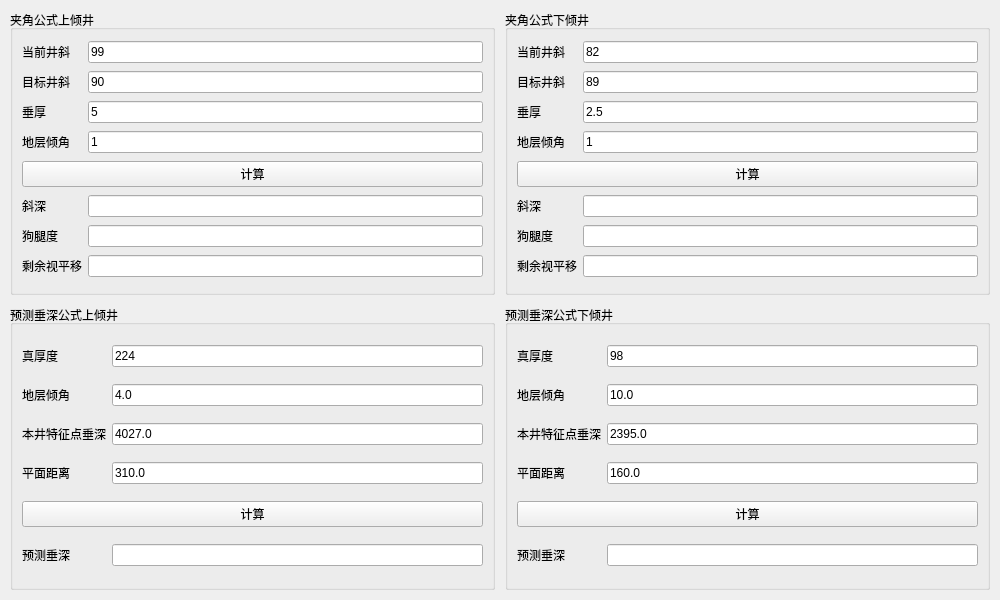
<?xml version="1.0" encoding="UTF-8"?>
<ui version="4.0">
 <class>MainWindow</class>
 <widget class="QMainWindow" name="MainWindow">
  <property name="geometry">
   <rect>
    <x>0</x>
    <y>0</y>
    <width>1000</width>
    <height>600</height>
   </rect>
  </property>
  <property name="minimumSize">
   <size>
    <width>800</width>
    <height>500</height>
   </size>
  </property>
  <property name="windowTitle">
   <string>地质导向计算器</string>
  </property>
  <widget class="QWidget" name="centralWidget">
   <layout class="QGridLayout" name="mainLayout">
    <property name="leftMargin"><number>10</number></property>
    <property name="topMargin"><number>10</number></property>
    <property name="rightMargin"><number>10</number></property>
    <property name="bottomMargin"><number>10</number></property>
    <property name="spacing"><number>10</number></property>
    <item row="0" column="0">
     <widget class="QGroupBox" name="angleUpGroup">
      <property name="title"><string>夹角公式上倾井</string></property>
      
      <layout class="QGridLayout" name="angleUpLayout">
       <item row="0" column="0"><widget class="QLabel" name="angleUpLabel1"><property name="text"><string>当前井斜</string></property></widget></item>
       <item row="0" column="1"><widget class="QLineEdit" name="angleUpCurrentIncl"><property name="text"><string>99</string></property></widget></item>
       <item row="1" column="0"><widget class="QLabel" name="angleUpLabel2"><property name="text"><string>目标井斜</string></property></widget></item>
       <item row="1" column="1"><widget class="QLineEdit" name="angleUpTargetIncl"><property name="text"><string>90</string></property></widget></item>
       <item row="2" column="0"><widget class="QLabel" name="angleUpLabel3"><property name="text"><string>垂厚</string></property></widget></item>
       <item row="2" column="1"><widget class="QLineEdit" name="angleUpVerticalThick"><property name="text"><string>5</string></property></widget></item>
       <item row="3" column="0"><widget class="QLabel" name="angleUpLabel4"><property name="text"><string>地层倾角</string></property></widget></item>
       <item row="3" column="1"><widget class="QLineEdit" name="angleUpFormationDip"><property name="text"><string>1</string></property></widget></item>
       <item row="4" column="0" colspan="2"><widget class="QPushButton" name="angleUpCalcBtn"><property name="text"><string>计算</string></property></widget></item>
       <item row="5" column="0"><widget class="QLabel" name="angleUpLabel5"><property name="text"><string>斜深</string></property></widget></item>
       <item row="5" column="1"><widget class="QLineEdit" name="angleUpMd"><property name="readOnly"><bool>true</bool></property></widget></item>
       <item row="6" column="0"><widget class="QLabel" name="angleUpLabel6"><property name="text"><string>狗腿度</string></property></widget></item>
       <item row="6" column="1"><widget class="QLineEdit" name="angleUpDogleg"><property name="readOnly"><bool>true</bool></property></widget></item>
       <item row="7" column="0"><widget class="QLabel" name="angleUpLabel7"><property name="text"><string>剩余视平移</string></property></widget></item>
       <item row="7" column="1"><widget class="QLineEdit" name="angleUpApparentShift"><property name="readOnly"><bool>true</bool></property></widget></item>
      </layout>
     </widget>
    </item>
    <item row="0" column="1">
     <widget class="QGroupBox" name="angleDownGroup">
      <property name="title"><string>夹角公式下倾井</string></property>
      
      <layout class="QGridLayout" name="angleDownLayout">
       <item row="0" column="0"><widget class="QLabel" name="angleDownLabel1"><property name="text"><string>当前井斜</string></property></widget></item>
       <item row="0" column="1"><widget class="QLineEdit" name="angleDownCurrentIncl"><property name="text"><string>82</string></property></widget></item>
       <item row="1" column="0"><widget class="QLabel" name="angleDownLabel2"><property name="text"><string>目标井斜</string></property></widget></item>
       <item row="1" column="1"><widget class="QLineEdit" name="angleDownTargetIncl"><property name="text"><string>89</string></property></widget></item>
       <item row="2" column="0"><widget class="QLabel" name="angleDownLabel3"><property name="text"><string>垂厚</string></property></widget></item>
       <item row="2" column="1"><widget class="QLineEdit" name="angleDownVerticalThick"><property name="text"><string>2.5</string></property></widget></item>
       <item row="3" column="0"><widget class="QLabel" name="angleDownLabel4"><property name="text"><string>地层倾角</string></property></widget></item>
       <item row="3" column="1"><widget class="QLineEdit" name="angleDownFormationDip"><property name="text"><string>1</string></property></widget></item>
       <item row="4" column="0" colspan="2"><widget class="QPushButton" name="angleDownCalcBtn"><property name="text"><string>计算</string></property></widget></item>
       <item row="5" column="0"><widget class="QLabel" name="angleDownLabel5"><property name="text"><string>斜深</string></property></widget></item>
       <item row="5" column="1"><widget class="QLineEdit" name="angleDownMd"><property name="readOnly"><bool>true</bool></property></widget></item>
       <item row="6" column="0"><widget class="QLabel" name="angleDownLabel6"><property name="text"><string>狗腿度</string></property></widget></item>
       <item row="6" column="1"><widget class="QLineEdit" name="angleDownDogleg"><property name="readOnly"><bool>true</bool></property></widget></item>
       <item row="7" column="0"><widget class="QLabel" name="angleDownLabel7"><property name="text"><string>剩余视平移</string></property></widget></item>
       <item row="7" column="1"><widget class="QLineEdit" name="angleDownApparentShift"><property name="readOnly"><bool>true</bool></property></widget></item>
      </layout>
     </widget>
    </item>
    <item row="1" column="0">
     <widget class="QGroupBox" name="aUpGroup">
      <property name="title"><string>预测垂深公式上倾井</string></property>
      
      <layout class="QGridLayout" name="aUpLayout">
       <item row="0" column="0"><widget class="QLabel" name="aUpLabel1"><property name="text"><string>真厚度</string></property></widget></item>
       <item row="0" column="1"><widget class="QLineEdit" name="aUpTrueThick"><property name="text"><string>224</string></property></widget></item>
       <item row="1" column="0"><widget class="QLabel" name="aUpLabel2"><property name="text"><string>地层倾角</string></property></widget></item>
       <item row="1" column="1"><widget class="QLineEdit" name="aUpFormationDip"><property name="text"><string>4.0</string></property></widget></item>
       <item row="2" column="0"><widget class="QLabel" name="aUpLabel3"><property name="text"><string>本井特征点垂深</string></property></widget></item>
       <item row="2" column="1"><widget class="QLineEdit" name="aUpCurrentVd"><property name="text"><string>4027.0</string></property></widget></item>
       <item row="3" column="0"><widget class="QLabel" name="aUpLabel4"><property name="text"><string>平面距离</string></property></widget></item>
       <item row="3" column="1"><widget class="QLineEdit" name="aUpHorizontalDist"><property name="text"><string>310.0</string></property></widget></item>
       <item row="4" column="0" colspan="2"><widget class="QPushButton" name="aUpCalcBtn"><property name="text"><string>计算</string></property></widget></item>
       <item row="5" column="0"><widget class="QLabel" name="aUpLabel5"><property name="text"><string>预测垂深</string></property></widget></item>
       <item row="5" column="1"><widget class="QLineEdit" name="aUpPredictedVd"><property name="readOnly"><bool>true</bool></property></widget></item>
      </layout>
     </widget>
    </item>
    <item row="1" column="1">
     <widget class="QGroupBox" name="aDownGroup">
      <property name="title"><string>预测垂深公式下倾井</string></property>
      
      <layout class="QGridLayout" name="aDownLayout">
       <item row="0" column="0"><widget class="QLabel" name="aDownLabel1"><property name="text"><string>真厚度</string></property></widget></item>
       <item row="0" column="1"><widget class="QLineEdit" name="aDownTrueThick"><property name="text"><string>98</string></property></widget></item>
       <item row="1" column="0"><widget class="QLabel" name="aDownLabel2"><property name="text"><string>地层倾角</string></property></widget></item>
       <item row="1" column="1"><widget class="QLineEdit" name="aDownFormationDip"><property name="text"><string>10.0</string></property></widget></item>
       <item row="2" column="0"><widget class="QLabel" name="aDownLabel3"><property name="text"><string>本井特征点垂深</string></property></widget></item>
       <item row="2" column="1"><widget class="QLineEdit" name="aDownCurrentVd"><property name="text"><string>2395.0</string></property></widget></item>
       <item row="3" column="0"><widget class="QLabel" name="aDownLabel4"><property name="text"><string>平面距离</string></property></widget></item>
       <item row="3" column="1"><widget class="QLineEdit" name="aDownHorizontalDist"><property name="text"><string>160.0</string></property></widget></item>
       <item row="4" column="0" colspan="2"><widget class="QPushButton" name="aDownCalcBtn"><property name="text"><string>计算</string></property></widget></item>
       <item row="5" column="0"><widget class="QLabel" name="aDownLabel5"><property name="text"><string>预测垂深</string></property></widget></item>
       <item row="5" column="1"><widget class="QLineEdit" name="aDownPredictedVd"><property name="readOnly"><bool>true</bool></property></widget></item>
      </layout>
     </widget>
    </item>
   </layout>
  </widget>
 </widget>
</ui>
